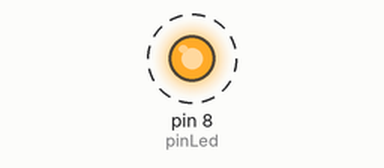
A sketch run on a simulated Arduino Uno, built with avr-gcc and run on an emulated ATmega328P. Shown: output pins drawn as LEDs (lit = HIGH). Dashed ring = blinking.

Above: at 0.1 s.
Timing chart, 0 to 3.0 s (numbered marks = the images above):
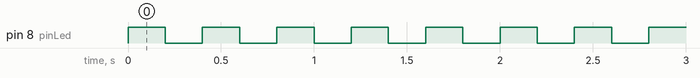

Measured:
- by itself, pin 8 (pinLed): alternates HIGH for 0.20 s and LOW for 0.20 s

The sketch:

led_blink.ino
```cpp
int pinLed=8;
void setup() {
  pinMode(pinLed, OUTPUT);
}

void loop() {

  digitalWrite(pinLed, HIGH);
  delay(200);
  digitalWrite(pinLed, LOW);
  delay(200);
}
```
